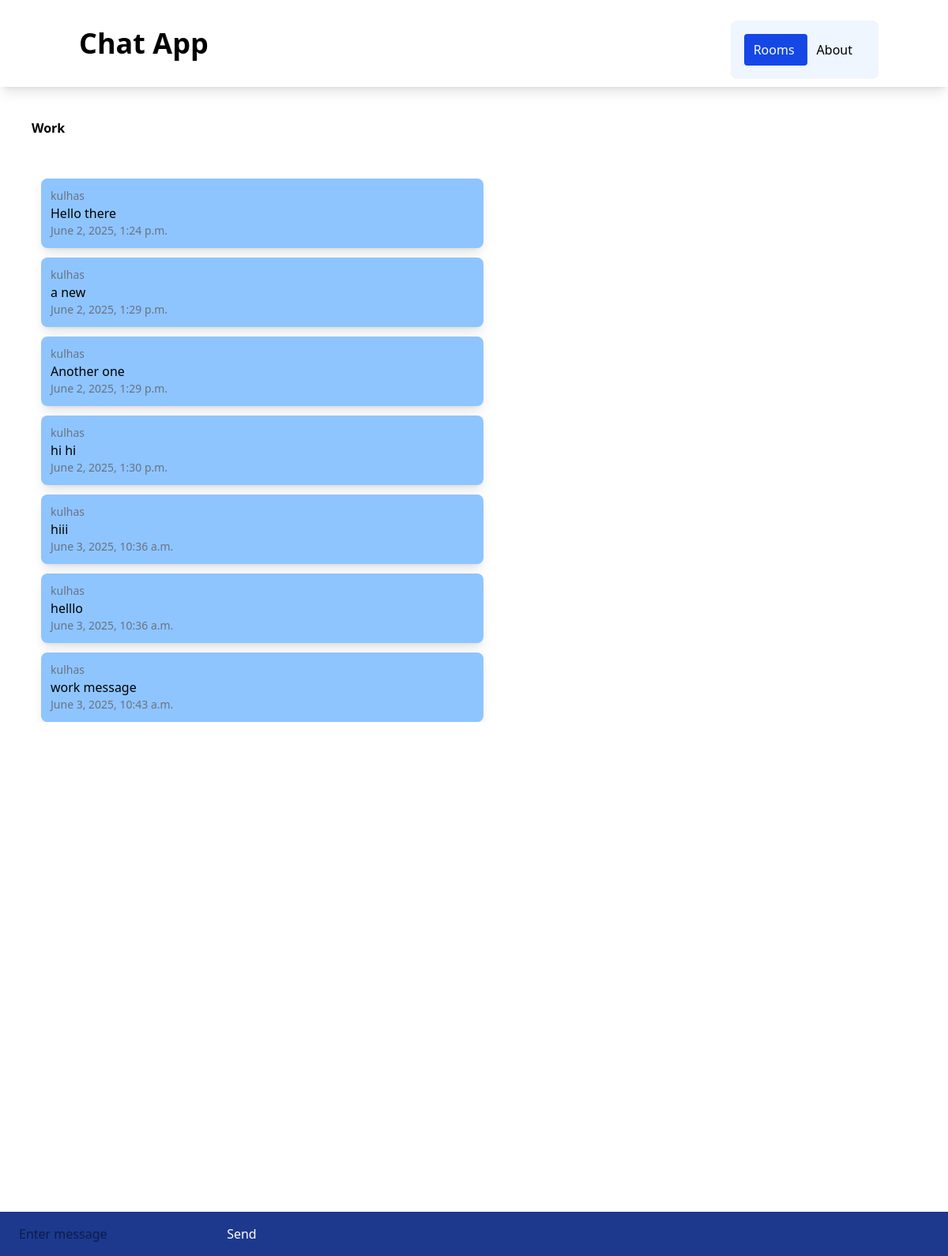
Page /rooms/work/ on the committed database.
### chatapp/models.py (models this page shows, shortened)
class ChatRoom(models.Model):
    name = models.CharField(max_length=100)
    slug = models.SlugField(unique=True)

class ChatMessage(models.Model):
    user  = models.ForeignKey(User, on_delete = models.CASCADE)
    room = models.ForeignKey(ChatRoom, on_delete=models.CASCADE)
    message_content = models.TextField()
    date = models.DateTimeField(auto_now=True)
    class Meta:
        ordering=('date',)

### chatapp/views.py (the view)
# urls.py: path('<slug:slug>/', views.chatroom, name='chatroom'),
def chatroom(request, slug):
    chatroom = ChatRoom.objects.get(slug=slug)
    messages = ChatMessage.objects.filter(room=chatroom)[0:30]
    return render(request, 'chatapp/room.html', {'chatroom':chatroom, 'messages':messages})

### chatapp/templates/chatapp/room.html (shortened to what this page needs)
{% extends 'chatapp/base.html' %}
{% block body %}
<div class="m-10 font-bold">
{{ chatroom.name }}
</div>
<div class="message-container m-10 overflow-auto h-[700px]" id="message-container">
<div id="chat-messages">
    {% for message in messages %}
    <div class="message shadow-lg p-3 m-3 rounded-lg w-1/2 bg-blue-300">
        <div class="text-sm text-gray-500">
            {{ message.user.username }}
        </div>
            {{ message.message_content }}
        <div class="text-sm text-gray-500">
            {{ message.date}}
        </div>
    </div>
    {% endfor %}
</div>
</div>
<div class="form-container fixed inset-x-0 bottom-0 bg-blue-900 p-4">
<form method="post">
    <input class="rounded-md px-2" id="message-input" type="text" name="message" placeholder="Enter message">
    <button class="text-white ml-5" id="send-button" type="submit">Send</button>
</form>
</div>
{% endblock %}

### chatapp/templates/chatapp/base.html (shortened to what this page needs)
<!DOCTYPE html>
<html lang="en">
<head>
    <script src="https://cdn.jsdelivr.net/npm/@tailwindcss/browser@4"></script>
</head>
<body>
    <nav class="shadow-lg px-3 py-2.5">
        <div class="container flex flex-wrap justify-between items-center mx-auto">
            <a class="flex items-center" href="">
                <span class="self-center text-4xl font-semibold">Chat App</span>
            </a>
            <div class="block w-auto">
                <ul class="flex flex-row p-4 mt-4 border rounded-lg border-gray-100 bg-blue-50">
                    <li>
                        <a class="block py-2 pl-3 pr-4 rounded bg-blue-700 text-white" href="{% url 'index' %}">Rooms</a>
                    </li>
                    <li>
                        <a class="block py-2 pl-3 pr-4 rounded" href="">About</a>
                    </li>
                </ul>
            </div>
        </div>
    </nav>
    {% block body %}
    {% endblock %}
</body>
</html>

### rows in the picture
ChatRoom: name "Work"
ChatMessage: user.username "kulhas", message_content "Hello there", date "June 2, 2025, 1:24 p.m."
ChatMessage: user.username "kulhas", message_content "a new", date "June 2, 2025, 1:29 p.m."
ChatMessage: user.username "kulhas", message_content "Another one", date "June 2, 2025, 1:29 p.m."
ChatMessage: user.username "kulhas", message_content "hi hi", date "June 2, 2025, 1:30 p.m."
ChatMessage: user.username "kulhas", message_content "hiii", date "June 3, 2025, 10:36 a.m."
ChatMessage: user.username "kulhas", message_content "helllo", date "June 3, 2025, 10:36 a.m."
ChatMessage: user.username "kulhas", message_content "work message", date "June 3, 2025, 10:43 a.m."
